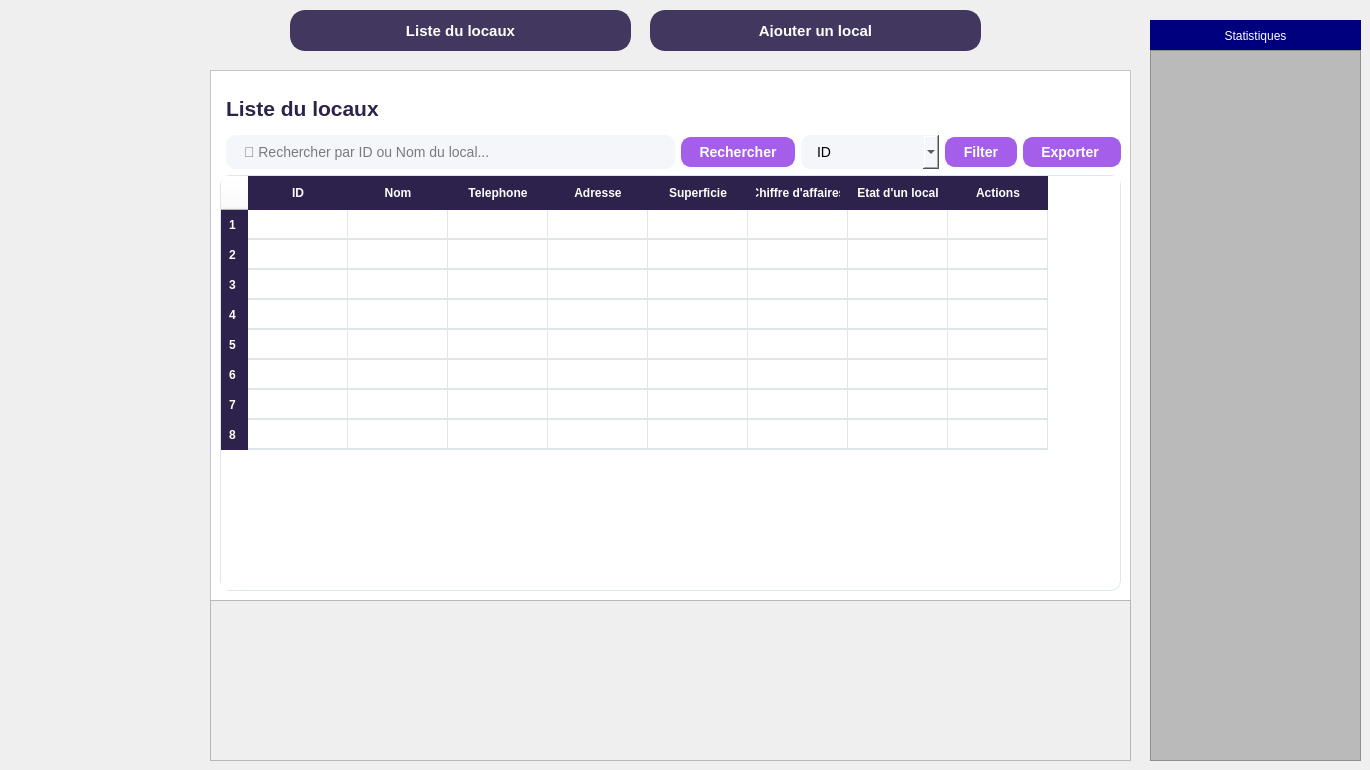
      <widget class="QWidget" name="page_3">
       <widget class="QFrame" name="frame_3">
        <property name="geometry">
         <rect>
          <x>210</x>
          <y>70</y>
          <width>921</width>
          <height>531</height>
         </rect>
        </property>
        <property name="styleSheet">
         <string notr="true">background-color: rgb(255, 255, 255);</string>
        </property>
        <property name="frameShape">
         <enum>QFrame::Shape::StyledPanel</enum>
        </property>
        <property name="frameShadow">
         <enum>QFrame::Shadow::Raised</enum>
        </property>
        <layout class="QHBoxLayout" name="horizontalLayout_2">
         <item>
          <layout class="QVBoxLayout" name="verticalLayout_2">
           <item>
            <layout class="QHBoxLayout" name="headerLayout_3"/>
           </item>
           <item>
            <widget class="QLabel" name="lblListeClients_2">
             <property name="font">
              <font>
               <pointsize>16</pointsize>
               <bold>true</bold>
              </font>
             </property>
             <property name="styleSheet">
              <string notr="true">color:#2d224c;font-weight:bold;margin:16px 0 8px 0;
background-color: rgb(255, 255, 255);</string>
             </property>
             <property name="text">
              <string>Liste du locaux</string>
             </property>
            </widget>
           </item>
           <item>
            <layout class="QHBoxLayout" name="searchLayout_2">
             <item>
              <widget class="QFrame" name="frame_9">
               <property name="styleSheet">
                <string notr="true">background-color: rgb(0, 0, 124);; border-radius:20px;</string>
               </property>
               <property name="frameShape">
                <enum>QFrame::Shape::StyledPanel</enum>
               </property>
               <property name="frameShadow">
                <enum>QFrame::Shadow::Raised</enum>
               </property>
               <widget class="QToolButton" name="toolButton_11">
                <property name="geometry">
                 <rect>
                  <x>20</x>
                  <y>240</y>
                  <width>141</width>
                  <height>41</height>
                 </rect>
                </property>
                <property name="styleSheet">
                 <string notr="true">QToolButton { border: none; border-radius: 20px; color: white; padding: 10px; background: qlineargradient(spread:pad, x1:0, y1:0, x2:1, y2:0, stop:0 #9B59B6, stop:1 #BDC3C7); } QToolButton:hover { background: qlineargradient(spread:pad, x1:0, y1:0, x2:1, y2:0, stop:0 #BDC3C7, stop:1 #F8C8DC); }</string>
                </property>
                <property name="text">
                 <string>Fournisseurs</string>
                </property>
               </widget>
               <widget class="QToolButton" name="toolButton_12">
                <property name="geometry">
                 <rect>
                  <x>20</x>
                  <y>300</y>
                  <width>141</width>
                  <height>41</height>
                 </rect>
                </property>
                <property name="styleSheet">
                 <string notr="true">QToolButton { border: none; border-radius: 20px; color: white; padding: 10px; background: qlineargradient(spread:pad, x1:0, y1:0, x2:1, y2:0, stop:0 #9B59B6, stop:1 #BDC3C7); } QToolButton:hover { background: qlineargradient(spread:pad, x1:0, y1:0, x2:1, y2:0, stop:0 #BDC3C7, stop:1 #F8C8DC); }</string>
                </property>
                <property name="text">
                 <string>Produis</string>
                </property>
               </widget>
               <widget class="QToolButton" name="toolButton_13">
                <property name="geometry">
                 <rect>
                  <x>20</x>
                  <y>360</y>
                  <width>141</width>
                  <height>41</height>
                 </rect>
                </property>
                <property name="styleSheet">
                 <string notr="true">QToolButton { border: none; border-radius: 20px; color: white; padding: 10px; background: qlineargradient(spread:pad, x1:0, y1:0, x2:1, y2:0, stop:0 #9B59B6, stop:1 #BDC3C7); } QToolButton:hover { background: qlineargradient(spread:pad, x1:0, y1:0, x2:1, y2:0, stop:0 #BDC3C7, stop:1 #F8C8DC); }</string>
                </property>
                <property name="text">
                 <string>Personnels</string>
                </property>
               </widget>
               <widget class="QToolButton" name="toolButton_14">
                <property name="geometry">
                 <rect>
                  <x>20</x>
                  <y>420</y>
                  <width>141</width>
                  <height>41</height>
                 </rect>
                </property>
                <property name="styleSheet">
                 <string notr="true">QToolButton { border: none; border-radius: 20px; color: white; padding: 10px; background: qlineargradient(spread:pad, x1:0, y1:0, x2:1, y2:0, stop:0 #9B59B6, stop:1 #BDC3C7); } QToolButton:hover { background: qlineargradient(spread:pad, x1:0, y1:0, x2:1, y2:0, stop:0 #BDC3C7, stop:1 #F8C8DC); }</string>
                </property>
                <property name="text">
                 <string>Locaux</string>
                </property>
               </widget>
               <widget class="QToolButton" name="toolButton_15">
                <property name="geometry">
                 <rect>
                  <x>20</x>
                  <y>180</y>
                  <width>141</width>
                  <height>41</height>
                 </rect>
                </property>
                <property name="styleSheet">
                 <string notr="true">QToolButton { border: none; border-radius: 20px; color: white; padding: 10px; background: qlineargradient(spread:pad, x1:0, y1:0, x2:1, y2:0, stop:0 #9B59B6, stop:1 #BDC3C7); } QToolButton:hover { background: qlineargradient(spread:pad, x1:0, y1:0, x2:1, y2:0, stop:0 #BDC3C7, stop:1 #F8C8DC); }
</string>
                </property>
                <property name="text">
                 <string>Client</string>
                </property>
               </widget>
              </widget>
             </item>
             <item>
              <widget class="QLineEdit" name="searchLineEdit_2">
               <property name="styleSheet">
                <string notr="true">background-color:#f5f6fa;border-radius:10px;padding:8px 16px;font-size:14px;color :black;</string>
               </property>
               <property name="placeholderText">
                <string>🔎 Rechercher par ID ou Nom du local...</string>
               </property>
              </widget>
             </item>
             <item>
              <widget class="QPushButton" name="btnRechercher_2">
               <property name="styleSheet">
                <string notr="true">
QPushButton {
	background-color: rgb(169, 94, 255);
    background-color: #a55eea;
    color: white;
    font-weight: bold;
    border-radius: 10px;
    padding: 5px 16px;
    font-size: 14px;
    border: 2px solid #a55eea;
}
QPushButton:hover {
    background-color:#c494ff;
    border: 2px solid #a55eea;
}
</string>
               </property>
               <property name="text">
                <string>Rechercher</string>
               </property>
              </widget>
             </item>
             <item>
              <widget class="QComboBox" name="comboProfession_2">
               <property name="acceptDrops">
                <bool>false</bool>
               </property>
               <property name="styleSheet">
                <string notr="true">background-color:#f5f6fa;border-radius:10px;padding:8px 16px;font-size:14px;color :black; </string>
               </property>
               <property name="editable">
                <bool>false</bool>
               </property>
               <property name="currentText">
                <string>ID</string>
               </property>
               <item>
                <property name="text">
                 <string>ID</string>
                </property>
               </item>
               <item>
                <property name="text">
                 <string>Nom</string>
                </property>
               </item>
               <item>
                <property name="text">
                 <string>Superficie</string>
                </property>
               </item>
               <item>
                <property name="text">
                 <string>Etat d'un local</string>
                </property>
               </item>
              </widget>
             </item>
             <item>
              <widget class="QPushButton" name="btnFilter_2">
               <property name="styleSheet">
                <string notr="true">
QPushButton {
	background-color: rgb(169, 94, 255);
    background-color: #a55eea;
    color: white;
    font-weight: bold;
    border-radius: 10px;
    padding: 5px 16px;
    font-size: 14px;
    border: 2px solid #a55eea;
}
QPushButton:hover {
    background-color:#c494ff;
    border: 2px solid #a55eea;
}
</string>
               </property>
               <property name="text">
                <string>Filter</string>
               </property>
              </widget>
             </item>
             <item>
              <widget class="QPushButton" name="btnExporter_2">
               <property name="styleSheet">
                <string notr="true">QPushButton {
	background-color: rgb(169, 94, 255);
    background-color: #a55eea;
    color: white;
    font-weight: bold;
    border-radius: 10px;
    padding: 5px 16px;
    font-size: 14px;
    border: 2px solid #a55eea;
}
QPushButton:hover {
    background-color:#c494ff;
    border: 2px solid #a55eea;
}
</string>
               </property>
               <property name="text">
                <string>Exporter </string>
               </property>
              </widget>
             </item>
            </layout>
           </item>
           <item>
            <layout class="QHBoxLayout" name="headerLayout_4"/>
           </item>
           <item>
            <layout class="QHBoxLayout" name="actionButtonsLayout_2">
             <item>
              <widget class="QTableWidget" name="tablePersonnel_2">
               <property name="styleSheet">
                <string notr="true">/* --- Style du conteneur principal de la table --- */
QTableWidget {
    background-color: white;
    color: rgb(0, 0, 0);
    border-radius: 10px;
    gridline-color: #dfe6e9;
    border: 1px solid #dfe6e9;
}

/* --- Style de l'en-tête --- */
QHeaderView::section {
    background-color: #2d224c;
    color: white;
    font-weight: bold;
    padding: 8px;
    border: none;
}

/* --- Style pour chaque cellule (SANS PADDING) --- */
QTableWidget::item {
    border-bottom: 1px solid #dfe6e9;
}

/* --- Style pour les cellules sélectionnées --- */
QTableWidget::item:selected {
    background-color: #a29bfe;
    color: white;
}</string>
               </property>
               <row/>
               <row/>
               <row/>
               <row/>
               <row/>
               <row/>
               <row/>
               <row/>
               <column>
                <property name="text">
                 <string>ID</string>
                </property>
               </column>
               <column>
                <property name="text">
                 <string>Nom</string>
                </property>
               </column>
               <column>
                <property name="text">
                 <string>Telephone</string>
                </property>
               </column>
               <column>
                <property name="text">
                 <string>Adresse</string>
                </property>
               </column>
               <column>
                <property name="text">
                 <string>Superficie</string>
                </property>
               </column>
               <column>
                <property name="text">
                 <string>Chiffre d'affaires</string>
                </property>
               </column>
               <column>
                <property name="text">
                 <string>Etat d'un local</string>
                </property>
               </column>
               <column>
                <property name="text">
                 <string>Actions</string>
                </property>
               </column>
               <item row="0" column="0">
                <property name="text">
                 <string/>
                </property>
                <property name="checkState">
                 <enum>Unchecked</enum>
                </property>
               </item>
               <item row="0" column="1">
                <property name="text">
                 <string/>
                </property>
               </item>
               <item row="0" column="2">
                <property name="text">
                 <string/>
                </property>
               </item>
               <item row="0" column="7">
                <property name="text">
                 <string/>
                </property>
               </item>
               <item row="1" column="0">
                <property name="text">
                 <string/>
                </property>
                <property name="checkState">
                 <enum>Unchecked</enum>
                </property>
               </item>
               <item row="1" column="1">
                <property name="text">
                 <string/>
                </property>
               </item>
               <item row="1" column="2">
                <property name="text">
                 <string/>
                </property>
               </item>
               <item row="2" column="0">
                <property name="text">
                 <string/>
                </property>
                <property name="checkState">
                 <enum>Unchecked</enum>
                </property>
               </item>
               <item row="2" column="1">
                <property name="text">
                 <string/>
                </property>
               </item>
               <item row="2" column="2">
                <property name="text">
                 <string/>
                </property>
               </item>
               <item row="3" column="0">
                <property name="text">
                 <string/>
                </property>
                <property name="checkState">
                 <enum>Unchecked</enum>
                </property>
               </item>
               <item row="4" column="0">
                <property name="text">
                 <string/>
                </property>
                <property name="checkState">
                 <enum>Unchecked</enum>
                </property>
               </item>
               <item row="5" column="0">
                <property name="text">
                 <string/>
                </property>
                <property name="checkState">
                 <enum>Unchecked</enum>
                </property>
               </item>
               <item row="6" column="0">
                <property name="text">
                 <string/>
                </property>
                <property name="checkState">
                 <enum>Unchecked</enum>
                </property>
               </item>
               <item row="7" column="0">
                <property name="text">
                 <string/>
                </property>
                <property name="checkState">
                 <enum>Unchecked</enum>
                </property>
               </item>
              </widget>
             </item>
            </layout>
           </item>
          </layout>
         </item>
        </layout>
       </widget>
       <widget class="QPushButton" name="btnListePersonnel_4">
        <property name="geometry">
         <rect>
          <x>290</x>
          <y>10</y>
          <width>341</width>
          <height>41</height>
         </rect>
        </property>
        <property name="styleSheet">
         <string notr="true">QPushButton {
    background-color: #41375f;
    color: white;
    font-weight: bold;
    border-radius: 15px;
    padding: 12px 24px;
    font-size: 15px;
    border: 2px solid #41375f;
}
QPushButton:hover {
    background-color: #5a4a82;
    border: 2px solid #7158a0;
}</string>
        </property>
        <property name="text">
         <string>Liste du locaux</string>
        </property>
       </widget>
       <widget class="QPushButton" name="btnAjouterPersonnel_4">
        <property name="geometry">
         <rect>
          <x>650</x>
          <y>10</y>
          <width>331</width>
          <height>41</height>
         </rect>
        </property>
        <property name="styleSheet">
         <string notr="true">QPushButton {
    background-color: #41375f;
    color: white;
    font-weight: bold;
    border-radius: 15px;
    padding: 12px 24px;
    font-size: 15px;
    border: 2px solid #41375f;
}
QPushButton:hover {
    background-color: #5a4a82;
    border: 2px solid #7158a0;
}</string>
        </property>
        <property name="text">
         <string>Ajouter un local</string>
        </property>
       </widget>
       <widget class="QFrame" name="frame_4">
        <property name="geometry">
         <rect>
          <x>210</x>
          <y>600</y>
          <width>921</width>
          <height>161</height>
         </rect>
        </property>
        <property name="frameShape">
         <enum>QFrame::Shape::StyledPanel</enum>
        </property>
        <property name="frameShadow">
         <enum>QFrame::Shadow::Raised</enum>
        </property>
        <widget class="QLabel" name="label_19">
         <property name="geometry">
          <rect>
           <x>0</x>
           <y>0</y>
           <width>921</width>
           <height>251</height>
          </rect>
         </property>
         <property name="text">
          <string/>
         </property>
         <property name="pixmap">
          <pixmap resource="Mpower.qrc">:/new/prefix1/maps.jpg</pixmap>
         </property>
         <property name="scaledContents">
          <bool>true</bool>
         </property>
         <property name="wordWrap">
          <bool>true</bool>
         </property>
         <property name="openExternalLinks">
          <bool>true</bool>
         </property>
        </widget>
       </widget>
       <widget class="QLabel" name="label_26">
        <property name="geometry">
         <rect>
          <x>1150</x>
          <y>20</y>
          <width>211</width>
          <height>31</height>
         </rect>
        </property>
        <property name="styleSheet">
         <string notr="true">color: rgb(255, 255, 255);
background-color: rgb(0, 0, 127);
border-color: rgb(0, 0, 255);</string>
        </property>
        <property name="text">
         <string>Statistiques</string>
        </property>
        <property name="alignment">
         <set>Qt::AlignmentFlag::AlignCenter</set>
        </property>
       </widget>
       <widget class="QFrame" name="frame_15">
        <property name="geometry">
         <rect>
          <x>1150</x>
          <y>50</y>
          <width>211</width>
          <height>711</height>
         </rect>
        </property>
        <property name="styleSheet">
         <string notr="true">background-color: rgb(186, 186, 186);</string>
        </property>
        <property name="frameShape">
         <enum>QFrame::Shape::StyledPanel</enum>
        </property>
        <property name="frameShadow">
         <enum>QFrame::Shadow::Raised</enum>
        </property>
       </widget>
      </widget>
